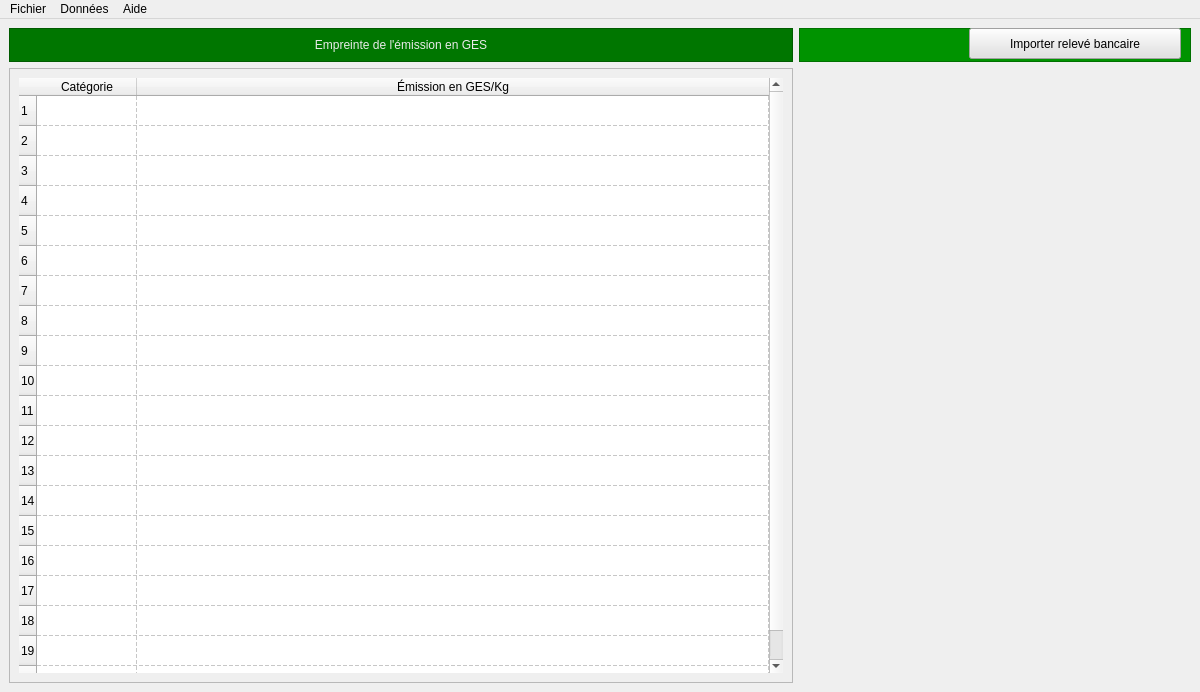
<?xml version="1.0" encoding="UTF-8"?>
<ui version="4.0">
 <class>MainWindow</class>
 <widget class="QMainWindow" name="MainWindow">
  <property name="geometry">
   <rect>
    <x>0</x>
    <y>0</y>
    <width>1200</width>
    <height>692</height>
   </rect>
  </property>
  <property name="windowTitle">
   <string>Carbon Footprint Tool</string>
  </property>
  <property name="styleSheet">
   <string notr="true">selection-background-color: rgb(144, 214, 106);</string>
  </property>
  <widget class="QWidget" name="centralwidget">
   <property name="styleSheet">
    <string notr="true">font: 11pt &quot;Arial&quot;;</string>
   </property>
   <layout class="QGridLayout" name="gridLayout_5">
    <item row="1" column="2">
     <layout class="QGridLayout" name="gridLayout_picture">
      <property name="sizeConstraint">
       <enum>QLayout::SetDefaultConstraint</enum>
      </property>
      <item row="0" column="0">
       <widget class="QLabel" name="label_picture">
        <property name="text">
         <string/>
        </property>
        <property name="pixmap">
         <pixmap>../src/images/carbonFootprint.jpg</pixmap>
        </property>
       </widget>
      </item>
     </layout>
    </item>
    <item row="1" column="0" colspan="2">
     <layout class="QGridLayout" name="gridLayout_table">
      <item row="0" column="0">
       <widget class="QFrame" name="frame_table">
        <property name="frameShape">
         <enum>QFrame::StyledPanel</enum>
        </property>
        <property name="frameShadow">
         <enum>QFrame::Raised</enum>
        </property>
        <layout class="QHBoxLayout" name="horizontalLayout_2">
         <item>
          <widget class="QTableWidget" name="tableWidget">
           <property name="maximumSize">
            <size>
             <width>2000</width>
             <height>2000</height>
            </size>
           </property>
           <property name="autoFillBackground">
            <bool>true</bool>
           </property>
           <property name="styleSheet">
            <string notr="true"/>
           </property>
           <property name="frameShape">
            <enum>QFrame::NoFrame</enum>
           </property>
           <property name="frameShadow">
            <enum>QFrame::Raised</enum>
           </property>
           <property name="lineWidth">
            <number>1</number>
           </property>
           <property name="sizeAdjustPolicy">
            <enum>QAbstractScrollArea::AdjustToContents</enum>
           </property>
           <property name="selectionMode">
            <enum>QAbstractItemView::SingleSelection</enum>
           </property>
           <property name="selectionBehavior">
            <enum>QAbstractItemView::SelectRows</enum>
           </property>
           <property name="showGrid">
            <bool>true</bool>
           </property>
           <property name="gridStyle">
            <enum>Qt::DashLine</enum>
           </property>
           <property name="wordWrap">
            <bool>false</bool>
           </property>
           <property name="rowCount">
            <number>20</number>
           </property>
           <property name="columnCount">
            <number>2</number>
           </property>
           <attribute name="horizontalHeaderCascadingSectionResizes">
            <bool>true</bool>
           </attribute>
           <attribute name="horizontalHeaderMinimumSectionSize">
            <number>100</number>
           </attribute>
           <attribute name="horizontalHeaderShowSortIndicator" stdset="0">
            <bool>true</bool>
           </attribute>
           <attribute name="horizontalHeaderStretchLastSection">
            <bool>true</bool>
           </attribute>
           <attribute name="verticalHeaderDefaultSectionSize">
            <number>30</number>
           </attribute>
           <row/>
           <row/>
           <row/>
           <row/>
           <row/>
           <row/>
           <row/>
           <row/>
           <row/>
           <row/>
           <row/>
           <row/>
           <row/>
           <row/>
           <row/>
           <row/>
           <row/>
           <row/>
           <row/>
           <row/>
           <column>
            <property name="text">
             <string>Catégorie</string>
            </property>
           </column>
           <column>
            <property name="text">
             <string>Émission en GES/Kg</string>
            </property>
           </column>
          </widget>
         </item>
        </layout>
       </widget>
      </item>
     </layout>
    </item>
    <item row="0" column="2">
     <layout class="QGridLayout" name="gridLayout_buttons">
      <item row="1" column="0">
       <widget class="QFrame" name="frame_buttons">
        <property name="layoutDirection">
         <enum>Qt::RightToLeft</enum>
        </property>
        <property name="styleSheet">
         <string notr="true">font: 75 bold 8pt &quot;Arial&quot;;
background-color: rgb(0, 147, 0);</string>
        </property>
        <property name="frameShape">
         <enum>QFrame::StyledPanel</enum>
        </property>
        <property name="frameShadow">
         <enum>QFrame::Raised</enum>
        </property>
        <widget class="QPushButton" name="btn_import">
         <property name="geometry">
          <rect>
           <x>170</x>
           <y>0</y>
           <width>212</width>
           <height>31</height>
          </rect>
         </property>
         <property name="styleSheet">
          <string notr="true">background-color: rgb(225, 225, 225);</string>
         </property>
         <property name="text">
          <string>Importer relevé bancaire</string>
         </property>
        </widget>
        <widget class="QPushButton" name="btn_show">
         <property name="geometry">
          <rect>
           <x>450</x>
           <y>0</y>
           <width>221</width>
           <height>31</height>
          </rect>
         </property>
         <property name="styleSheet">
          <string notr="true">background-color: rgb(225, 225, 225);</string>
         </property>
         <property name="text">
          <string>Afficher relevé de l'émission en GES</string>
         </property>
        </widget>
       </widget>
      </item>
     </layout>
    </item>
    <item row="0" column="0" colspan="2">
     <layout class="QGridLayout" name="gridLayout">
      <item row="1" column="0">
       <widget class="QFrame" name="frame_title">
        <property name="styleSheet">
         <string notr="true">background-color: rgb(0, 118, 0);

</string>
        </property>
        <property name="frameShape">
         <enum>QFrame::StyledPanel</enum>
        </property>
        <property name="frameShadow">
         <enum>QFrame::Raised</enum>
        </property>
        <layout class="QHBoxLayout" name="horizontalLayout">
         <item>
          <widget class="QLabel" name="label_title">
           <property name="styleSheet">
            <string notr="true">font: 75 bold 12pt &quot;Arial&quot;;
color: rgb(234, 234, 234);
</string>
           </property>
           <property name="text">
            <string>Empreinte de l'émission en GES</string>
           </property>
           <property name="alignment">
            <set>Qt::AlignCenter</set>
           </property>
          </widget>
         </item>
        </layout>
       </widget>
      </item>
     </layout>
    </item>
   </layout>
  </widget>
  <widget class="QMenuBar" name="menubar">
   <property name="geometry">
    <rect>
     <x>0</x>
     <y>0</y>
     <width>1200</width>
     <height>21</height>
    </rect>
   </property>
   <widget class="QMenu" name="menuFile">
    <property name="title">
     <string>Fichier</string>
    </property>
    <widget class="QMenu" name="menu_bankStatement">
     <property name="title">
      <string>Relevé bancaire</string>
     </property>
     <addaction name="menuBtn_save"/>
     <addaction name="separator"/>
     <addaction name="menuBtn_showList"/>
    </widget>
    <widget class="QMenu" name="menu_gesStatement">
     <property name="title">
      <string>Relevé de l'émission en GES</string>
     </property>
     <addaction name="menuBtn_export"/>
     <addaction name="separator"/>
     <addaction name="menuBtn_save_2"/>
     <addaction name="separator"/>
     <addaction name="menuBtn_print"/>
    </widget>
    <addaction name="menu_bankStatement"/>
    <addaction name="separator"/>
    <addaction name="menu_gesStatement"/>
    <addaction name="separator"/>
    <addaction name="separator"/>
    <addaction name="menuBtn_quit"/>
   </widget>
   <widget class="QMenu" name="menu_help">
    <property name="title">
     <string>Aide</string>
    </property>
    <addaction name="menuBtn_documentation"/>
    <addaction name="separator"/>
    <addaction name="menuBtn_about"/>
   </widget>
   <widget class="QMenu" name="menu_data">
    <property name="title">
     <string>Données</string>
    </property>
    <addaction name="menuBtn_showPanorama"/>
    <addaction name="separator"/>
    <addaction name="menuBtn_savePanorama"/>
   </widget>
   <addaction name="menuFile"/>
   <addaction name="menu_data"/>
   <addaction name="menu_help"/>
  </widget>
  <action name="menuBtn_showList">
   <property name="text">
    <string>Afficher la liste</string>
   </property>
  </action>
  <action name="menuBtn_save">
   <property name="text">
    <string>Enregistrer</string>
   </property>
  </action>
  <action name="menuBtn_export">
   <property name="text">
    <string>Exporter</string>
   </property>
  </action>
  <action name="menuBtn_save_2">
   <property name="text">
    <string>Enregistrer</string>
   </property>
  </action>
  <action name="menuBtn_print">
   <property name="text">
    <string>Imprimer</string>
   </property>
  </action>
  <action name="menuBtn_quit">
   <property name="text">
    <string>Quitter</string>
   </property>
  </action>
  <action name="menuBtn_documentation">
   <property name="text">
    <string>Documentation</string>
   </property>
  </action>
  <action name="menuBtn_about">
   <property name="text">
    <string>À propos du logiciel</string>
   </property>
  </action>
  <action name="menuBtn_showPanorama">
   <property name="text">
    <string>Panorama des données</string>
   </property>
  </action>
  <action name="menuBtn_savePanorama">
   <property name="text">
    <string>Enregistrer panorama</string>
   </property>
  </action>
 </widget>
 <resources/>
 <connections/>
</ui>
